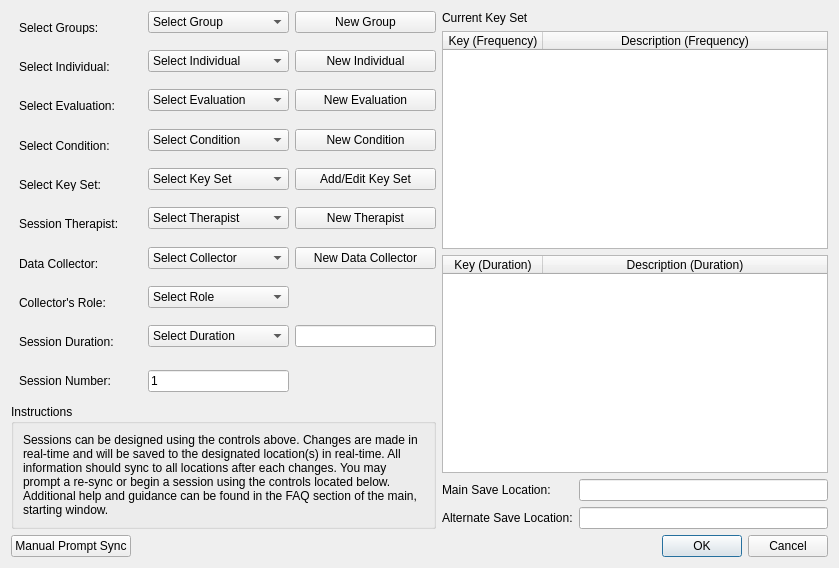
<?xml version="1.0" encoding="UTF-8"?>
<ui version="4.0">
 <class>SessionWindow</class>
 <widget class="QDialog" name="SessionWindow">
  <property name="geometry">
   <rect>
    <x>0</x>
    <y>0</y>
    <width>839</width>
    <height>568</height>
   </rect>
  </property>
  <property name="windowTitle">
   <string>Dialog</string>
  </property>
  <layout class="QVBoxLayout" name="verticalLayout">
   <property name="sizeConstraint">
    <enum>QLayout::SetDefaultConstraint</enum>
   </property>
   <item>
    <layout class="QHBoxLayout" name="topLayout">
     <property name="sizeConstraint">
      <enum>QLayout::SetDefaultConstraint</enum>
     </property>
     <item>
      <widget class="QFrame" name="frame">
       <property name="minimumSize">
        <size>
         <width>425</width>
         <height>0</height>
        </size>
       </property>
       <property name="maximumSize">
        <size>
         <width>425</width>
         <height>16777215</height>
        </size>
       </property>
       <property name="frameShape">
        <enum>QFrame::NoFrame</enum>
       </property>
       <property name="frameShadow">
        <enum>QFrame::Raised</enum>
       </property>
       <layout class="QVBoxLayout" name="verticalLayout_6">
        <property name="leftMargin">
         <number>0</number>
        </property>
        <property name="topMargin">
         <number>0</number>
        </property>
        <property name="rightMargin">
         <number>0</number>
        </property>
        <property name="bottomMargin">
         <number>0</number>
        </property>
        <item>
         <layout class="QVBoxLayout" name="verticalLayout_5">
          <item>
           <layout class="QFormLayout" name="leftPanel">
            <property name="sizeConstraint">
             <enum>QLayout::SetDefaultConstraint</enum>
            </property>
            <item row="0" column="0">
             <widget class="QLabel" name="labelGroup">
              <property name="styleSheet">
               <string notr="true">padding: 10 20 10 5;</string>
              </property>
              <property name="text">
               <string>Select Groups:</string>
              </property>
             </widget>
            </item>
            <item row="0" column="1">
             <layout class="QHBoxLayout" name="layoutGroup">
              <property name="sizeConstraint">
               <enum>QLayout::SetFixedSize</enum>
              </property>
              <item>
               <widget class="QComboBox" name="comboGroup">
                <property name="sizePolicy">
                 <sizepolicy hsizetype="MinimumExpanding" vsizetype="Fixed">
                  <horstretch>0</horstretch>
                  <verstretch>0</verstretch>
                 </sizepolicy>
                </property>
                <property name="focusPolicy">
                 <enum>Qt::TabFocus</enum>
                </property>
                <property name="styleSheet">
                 <string notr="true"/>
                </property>
                <item>
                 <property name="text">
                  <string>Select Group</string>
                 </property>
                </item>
               </widget>
              </item>
              <item>
               <widget class="QPushButton" name="buttonGroup">
                <property name="sizePolicy">
                 <sizepolicy hsizetype="MinimumExpanding" vsizetype="Fixed">
                  <horstretch>0</horstretch>
                  <verstretch>0</verstretch>
                 </sizepolicy>
                </property>
                <property name="focusPolicy">
                 <enum>Qt::ClickFocus</enum>
                </property>
                <property name="styleSheet">
                 <string notr="true"/>
                </property>
                <property name="text">
                 <string>New Group</string>
                </property>
               </widget>
              </item>
             </layout>
            </item>
            <item row="1" column="0">
             <widget class="QLabel" name="labelIndividual">
              <property name="styleSheet">
               <string notr="true">padding: 10 20 10 5;</string>
              </property>
              <property name="text">
               <string>Select Individual:</string>
              </property>
             </widget>
            </item>
            <item row="1" column="1">
             <layout class="QHBoxLayout" name="layoutIndividual">
              <item>
               <widget class="QComboBox" name="comboIndividual">
                <property name="sizePolicy">
                 <sizepolicy hsizetype="MinimumExpanding" vsizetype="Fixed">
                  <horstretch>0</horstretch>
                  <verstretch>0</verstretch>
                 </sizepolicy>
                </property>
                <property name="focusPolicy">
                 <enum>Qt::TabFocus</enum>
                </property>
                <property name="styleSheet">
                 <string notr="true"/>
                </property>
                <item>
                 <property name="text">
                  <string>Select Individual</string>
                 </property>
                </item>
               </widget>
              </item>
              <item>
               <widget class="QPushButton" name="buttonIndividual">
                <property name="sizePolicy">
                 <sizepolicy hsizetype="MinimumExpanding" vsizetype="Fixed">
                  <horstretch>0</horstretch>
                  <verstretch>0</verstretch>
                 </sizepolicy>
                </property>
                <property name="focusPolicy">
                 <enum>Qt::ClickFocus</enum>
                </property>
                <property name="styleSheet">
                 <string notr="true"/>
                </property>
                <property name="text">
                 <string>New Individual</string>
                </property>
               </widget>
              </item>
             </layout>
            </item>
            <item row="2" column="0">
             <widget class="QLabel" name="labelEvaluation">
              <property name="styleSheet">
               <string notr="true">padding: 10 20 10 5;</string>
              </property>
              <property name="text">
               <string>Select Evaluation:</string>
              </property>
             </widget>
            </item>
            <item row="2" column="1">
             <layout class="QHBoxLayout" name="layoutEvaluation">
              <item>
               <widget class="QComboBox" name="comboEvaluation">
                <property name="sizePolicy">
                 <sizepolicy hsizetype="MinimumExpanding" vsizetype="Fixed">
                  <horstretch>0</horstretch>
                  <verstretch>0</verstretch>
                 </sizepolicy>
                </property>
                <property name="focusPolicy">
                 <enum>Qt::TabFocus</enum>
                </property>
                <property name="styleSheet">
                 <string notr="true"/>
                </property>
                <item>
                 <property name="text">
                  <string>Select Evaluation</string>
                 </property>
                </item>
               </widget>
              </item>
              <item>
               <widget class="QPushButton" name="buttonEvaluation">
                <property name="sizePolicy">
                 <sizepolicy hsizetype="MinimumExpanding" vsizetype="Fixed">
                  <horstretch>0</horstretch>
                  <verstretch>0</verstretch>
                 </sizepolicy>
                </property>
                <property name="focusPolicy">
                 <enum>Qt::ClickFocus</enum>
                </property>
                <property name="styleSheet">
                 <string notr="true"/>
                </property>
                <property name="text">
                 <string>New Evaluation</string>
                </property>
               </widget>
              </item>
             </layout>
            </item>
            <item row="3" column="0">
             <widget class="QLabel" name="labelCondition">
              <property name="styleSheet">
               <string notr="true">padding: 10 20 10 5;</string>
              </property>
              <property name="text">
               <string>Select Condition:</string>
              </property>
             </widget>
            </item>
            <item row="3" column="1">
             <layout class="QHBoxLayout" name="layoutCondition">
              <item>
               <widget class="QComboBox" name="comboCondition">
                <property name="sizePolicy">
                 <sizepolicy hsizetype="MinimumExpanding" vsizetype="Fixed">
                  <horstretch>0</horstretch>
                  <verstretch>0</verstretch>
                 </sizepolicy>
                </property>
                <property name="focusPolicy">
                 <enum>Qt::TabFocus</enum>
                </property>
                <property name="styleSheet">
                 <string notr="true"/>
                </property>
                <item>
                 <property name="text">
                  <string>Select Condition</string>
                 </property>
                </item>
               </widget>
              </item>
              <item>
               <widget class="QPushButton" name="buttonCondition">
                <property name="sizePolicy">
                 <sizepolicy hsizetype="MinimumExpanding" vsizetype="Fixed">
                  <horstretch>0</horstretch>
                  <verstretch>0</verstretch>
                 </sizepolicy>
                </property>
                <property name="focusPolicy">
                 <enum>Qt::ClickFocus</enum>
                </property>
                <property name="styleSheet">
                 <string notr="true"/>
                </property>
                <property name="text">
                 <string>New Condition</string>
                </property>
               </widget>
              </item>
             </layout>
            </item>
            <item row="4" column="0">
             <widget class="QLabel" name="labelKeySet">
              <property name="styleSheet">
               <string notr="true">padding: 10 20 10 5;</string>
              </property>
              <property name="text">
               <string>Select Key Set:</string>
              </property>
             </widget>
            </item>
            <item row="4" column="1">
             <layout class="QHBoxLayout" name="layoutKeySet">
              <item>
               <widget class="QComboBox" name="comboKeySet">
                <property name="sizePolicy">
                 <sizepolicy hsizetype="MinimumExpanding" vsizetype="Fixed">
                  <horstretch>0</horstretch>
                  <verstretch>0</verstretch>
                 </sizepolicy>
                </property>
                <property name="focusPolicy">
                 <enum>Qt::TabFocus</enum>
                </property>
                <property name="styleSheet">
                 <string notr="true"/>
                </property>
                <item>
                 <property name="text">
                  <string>Select Key Set</string>
                 </property>
                </item>
               </widget>
              </item>
              <item>
               <widget class="QPushButton" name="buttonKeySet">
                <property name="sizePolicy">
                 <sizepolicy hsizetype="MinimumExpanding" vsizetype="Fixed">
                  <horstretch>0</horstretch>
                  <verstretch>0</verstretch>
                 </sizepolicy>
                </property>
                <property name="focusPolicy">
                 <enum>Qt::ClickFocus</enum>
                </property>
                <property name="styleSheet">
                 <string notr="true"/>
                </property>
                <property name="text">
                 <string>Add/Edit Key Set</string>
                </property>
               </widget>
              </item>
             </layout>
            </item>
            <item row="5" column="0">
             <widget class="QLabel" name="labelTherapist">
              <property name="styleSheet">
               <string notr="true">padding: 10 20 10 5;</string>
              </property>
              <property name="text">
               <string>Session Therapist:</string>
              </property>
             </widget>
            </item>
            <item row="5" column="1">
             <layout class="QHBoxLayout" name="layoutTherapist">
              <item>
               <widget class="QComboBox" name="comboTherapist">
                <property name="sizePolicy">
                 <sizepolicy hsizetype="MinimumExpanding" vsizetype="Fixed">
                  <horstretch>0</horstretch>
                  <verstretch>0</verstretch>
                 </sizepolicy>
                </property>
                <property name="focusPolicy">
                 <enum>Qt::TabFocus</enum>
                </property>
                <property name="styleSheet">
                 <string notr="true"/>
                </property>
                <item>
                 <property name="text">
                  <string>Select Therapist</string>
                 </property>
                </item>
               </widget>
              </item>
              <item>
               <widget class="QPushButton" name="buttonTherapist">
                <property name="sizePolicy">
                 <sizepolicy hsizetype="MinimumExpanding" vsizetype="Fixed">
                  <horstretch>0</horstretch>
                  <verstretch>0</verstretch>
                 </sizepolicy>
                </property>
                <property name="focusPolicy">
                 <enum>Qt::ClickFocus</enum>
                </property>
                <property name="styleSheet">
                 <string notr="true"/>
                </property>
                <property name="text">
                 <string>New Therapist</string>
                </property>
               </widget>
              </item>
             </layout>
            </item>
            <item row="6" column="0">
             <widget class="QLabel" name="labelCollector">
              <property name="styleSheet">
               <string notr="true">padding: 10 20 10 5;</string>
              </property>
              <property name="text">
               <string>Data Collector:</string>
              </property>
             </widget>
            </item>
            <item row="6" column="1">
             <layout class="QHBoxLayout" name="layoutCollector">
              <item>
               <widget class="QComboBox" name="comboCollector">
                <property name="sizePolicy">
                 <sizepolicy hsizetype="MinimumExpanding" vsizetype="Fixed">
                  <horstretch>0</horstretch>
                  <verstretch>0</verstretch>
                 </sizepolicy>
                </property>
                <property name="focusPolicy">
                 <enum>Qt::TabFocus</enum>
                </property>
                <property name="styleSheet">
                 <string notr="true"/>
                </property>
                <item>
                 <property name="text">
                  <string>Select Collector</string>
                 </property>
                </item>
               </widget>
              </item>
              <item>
               <widget class="QPushButton" name="buttonCollector">
                <property name="sizePolicy">
                 <sizepolicy hsizetype="MinimumExpanding" vsizetype="Fixed">
                  <horstretch>0</horstretch>
                  <verstretch>0</verstretch>
                 </sizepolicy>
                </property>
                <property name="focusPolicy">
                 <enum>Qt::ClickFocus</enum>
                </property>
                <property name="styleSheet">
                 <string notr="true"/>
                </property>
                <property name="text">
                 <string>New Data Collector</string>
                </property>
               </widget>
              </item>
             </layout>
            </item>
            <item row="7" column="0">
             <widget class="QLabel" name="labelRole">
              <property name="styleSheet">
               <string notr="true">padding: 10 20 10 5;</string>
              </property>
              <property name="text">
               <string>Collector's Role:</string>
              </property>
             </widget>
            </item>
            <item row="7" column="1">
             <layout class="QHBoxLayout" name="layoutRole">
              <item>
               <widget class="QComboBox" name="comboRole">
                <property name="sizePolicy">
                 <sizepolicy hsizetype="MinimumExpanding" vsizetype="Fixed">
                  <horstretch>0</horstretch>
                  <verstretch>0</verstretch>
                 </sizepolicy>
                </property>
                <property name="focusPolicy">
                 <enum>Qt::TabFocus</enum>
                </property>
                <property name="autoFillBackground">
                 <bool>false</bool>
                </property>
                <property name="styleSheet">
                 <string notr="true"/>
                </property>
                <item>
                 <property name="text">
                  <string>Select Role</string>
                 </property>
                </item>
                <item>
                 <property name="text">
                  <string>Primary</string>
                 </property>
                </item>
                <item>
                 <property name="text">
                  <string>Reliability</string>
                 </property>
                </item>
               </widget>
              </item>
              <item>
               <widget class="QLabel" name="holderRole">
                <property name="sizePolicy">
                 <sizepolicy hsizetype="MinimumExpanding" vsizetype="Fixed">
                  <horstretch>0</horstretch>
                  <verstretch>0</verstretch>
                 </sizepolicy>
                </property>
                <property name="styleSheet">
                 <string notr="true"/>
                </property>
                <property name="text">
                 <string/>
                </property>
               </widget>
              </item>
             </layout>
            </item>
            <item row="8" column="0">
             <widget class="QLabel" name="label">
              <property name="styleSheet">
               <string notr="true">padding: 10 20 10 5;</string>
              </property>
              <property name="text">
               <string>Session Duration:</string>
              </property>
             </widget>
            </item>
            <item row="8" column="1">
             <layout class="QHBoxLayout" name="layoutSessionDuration">
              <item>
               <widget class="QComboBox" name="comboSessionDuration">
                <property name="sizePolicy">
                 <sizepolicy hsizetype="MinimumExpanding" vsizetype="Fixed">
                  <horstretch>0</horstretch>
                  <verstretch>0</verstretch>
                 </sizepolicy>
                </property>
                <property name="focusPolicy">
                 <enum>Qt::TabFocus</enum>
                </property>
                <property name="styleSheet">
                 <string notr="true"/>
                </property>
                <item>
                 <property name="text">
                  <string>Select Duration</string>
                 </property>
                </item>
                <item>
                 <property name="text">
                  <string>1 Minute</string>
                 </property>
                </item>
                <item>
                 <property name="text">
                  <string>5 Minutes</string>
                 </property>
                </item>
                <item>
                 <property name="text">
                  <string>10 Minutes</string>
                 </property>
                </item>
                <item>
                 <property name="text">
                  <string>15 Minutes</string>
                 </property>
                </item>
                <item>
                 <property name="text">
                  <string>20 Minutes</string>
                 </property>
                </item>
                <item>
                 <property name="text">
                  <string>25 Minutes</string>
                 </property>
                </item>
                <item>
                 <property name="text">
                  <string>30 Minutes</string>
                 </property>
                </item>
                <item>
                 <property name="text">
                  <string>60 Minutes</string>
                 </property>
                </item>
                <item>
                 <property name="text">
                  <string>90 Minutes</string>
                 </property>
                </item>
                <item>
                 <property name="text">
                  <string>120 Minutes</string>
                 </property>
                </item>
                <item>
                 <property name="text">
                  <string>Custom</string>
                 </property>
                </item>
               </widget>
              </item>
              <item>
               <widget class="QLineEdit" name="editSessionDuration">
                <property name="enabled">
                 <bool>true</bool>
                </property>
                <property name="sizePolicy">
                 <sizepolicy hsizetype="MinimumExpanding" vsizetype="Fixed">
                  <horstretch>0</horstretch>
                  <verstretch>0</verstretch>
                 </sizepolicy>
                </property>
                <property name="styleSheet">
                 <string notr="true"/>
                </property>
                <property name="readOnly">
                 <bool>false</bool>
                </property>
               </widget>
              </item>
             </layout>
            </item>
            <item row="9" column="0">
             <widget class="QLabel" name="labelSessionNumber">
              <property name="styleSheet">
               <string notr="true">padding: 10 20 10 5;</string>
              </property>
              <property name="text">
               <string>Session Number:</string>
              </property>
             </widget>
            </item>
            <item row="9" column="1">
             <layout class="QHBoxLayout" name="layoutSessionNumber">
              <item>
               <widget class="QLineEdit" name="editSessionNumber">
                <property name="sizePolicy">
                 <sizepolicy hsizetype="MinimumExpanding" vsizetype="Fixed">
                  <horstretch>0</horstretch>
                  <verstretch>0</verstretch>
                 </sizepolicy>
                </property>
                <property name="mouseTracking">
                 <bool>true</bool>
                </property>
                <property name="focusPolicy">
                 <enum>Qt::StrongFocus</enum>
                </property>
                <property name="styleSheet">
                 <string notr="true"/>
                </property>
                <property name="text">
                 <string>1</string>
                </property>
                <property name="readOnly">
                 <bool>false</bool>
                </property>
               </widget>
              </item>
              <item>
               <widget class="QLabel" name="holderSessionNumber">
                <property name="sizePolicy">
                 <sizepolicy hsizetype="MinimumExpanding" vsizetype="Preferred">
                  <horstretch>0</horstretch>
                  <verstretch>0</verstretch>
                 </sizepolicy>
                </property>
                <property name="styleSheet">
                 <string notr="true"/>
                </property>
                <property name="text">
                 <string/>
                </property>
               </widget>
              </item>
             </layout>
            </item>
           </layout>
          </item>
          <item>
           <widget class="QGroupBox" name="groupBox">
            <property name="title">
             <string>Instructions</string>
            </property>
            <layout class="QVBoxLayout" name="verticalLayout_7">
             <item>
              <widget class="QLabel" name="label_3">
               <property name="text">
                <string>&lt;html&gt;&lt;head/&gt;&lt;body&gt;&lt;p&gt;Sessions can be designed using the controls above. Changes are made in real-time and will be saved to the designated location(s) in real-time. All information should sync to all locations after each changes. You may prompt a re-sync or begin a session using the controls located below. Additional help and guidance can be found in the FAQ section of the main, starting window.&lt;/p&gt;&lt;/body&gt;&lt;/html&gt;</string>
               </property>
               <property name="alignment">
                <set>Qt::AlignLeading|Qt::AlignLeft|Qt::AlignTop</set>
               </property>
               <property name="wordWrap">
                <bool>true</bool>
               </property>
              </widget>
             </item>
            </layout>
           </widget>
          </item>
         </layout>
        </item>
       </layout>
      </widget>
     </item>
     <item>
      <layout class="QVBoxLayout" name="verticalLayout_4">
       <item>
        <widget class="QLabel" name="label_2">
         <property name="sizePolicy">
          <sizepolicy hsizetype="Fixed" vsizetype="Preferred">
           <horstretch>0</horstretch>
           <verstretch>0</verstretch>
          </sizepolicy>
         </property>
         <property name="text">
          <string>Current Key Set</string>
         </property>
        </widget>
       </item>
       <item>
        <widget class="QTableWidget" name="tableFrequency">
         <property name="focusPolicy">
          <enum>Qt::NoFocus</enum>
         </property>
         <property name="editTriggers">
          <set>QAbstractItemView::NoEditTriggers</set>
         </property>
         <property name="alternatingRowColors">
          <bool>true</bool>
         </property>
         <attribute name="horizontalHeaderStretchLastSection">
          <bool>true</bool>
         </attribute>
         <attribute name="verticalHeaderVisible">
          <bool>false</bool>
         </attribute>
         <column>
          <property name="text">
           <string>Key (Frequency)</string>
          </property>
         </column>
         <column>
          <property name="text">
           <string>Description (Frequency)</string>
          </property>
         </column>
        </widget>
       </item>
       <item>
        <widget class="QTableWidget" name="tableDuration">
         <property name="sizePolicy">
          <sizepolicy hsizetype="MinimumExpanding" vsizetype="Expanding">
           <horstretch>0</horstretch>
           <verstretch>0</verstretch>
          </sizepolicy>
         </property>
         <property name="focusPolicy">
          <enum>Qt::NoFocus</enum>
         </property>
         <property name="editTriggers">
          <set>QAbstractItemView::NoEditTriggers</set>
         </property>
         <property name="alternatingRowColors">
          <bool>true</bool>
         </property>
         <attribute name="horizontalHeaderCascadingSectionResizes">
          <bool>false</bool>
         </attribute>
         <attribute name="horizontalHeaderStretchLastSection">
          <bool>true</bool>
         </attribute>
         <attribute name="verticalHeaderVisible">
          <bool>false</bool>
         </attribute>
         <column>
          <property name="text">
           <string>Key (Duration)</string>
          </property>
         </column>
         <column>
          <property name="text">
           <string>Description (Duration)</string>
          </property>
         </column>
        </widget>
       </item>
       <item>
        <layout class="QFormLayout" name="formLayout">
         <item row="0" column="0">
          <widget class="QLabel" name="labelSaveLocation">
           <property name="text">
            <string>Main Save Location:</string>
           </property>
          </widget>
         </item>
         <item row="0" column="1">
          <widget class="QLineEdit" name="editSaveLocation">
           <property name="focusPolicy">
            <enum>Qt::NoFocus</enum>
           </property>
           <property name="readOnly">
            <bool>true</bool>
           </property>
          </widget>
         </item>
         <item row="1" column="0">
          <widget class="QLabel" name="labelAlternativeLocation">
           <property name="text">
            <string>Alternate Save Location:</string>
           </property>
          </widget>
         </item>
         <item row="1" column="1">
          <widget class="QLineEdit" name="editAlternativeSaveLocation">
           <property name="focusPolicy">
            <enum>Qt::NoFocus</enum>
           </property>
           <property name="readOnly">
            <bool>true</bool>
           </property>
          </widget>
         </item>
        </layout>
       </item>
      </layout>
     </item>
    </layout>
   </item>
   <item>
    <layout class="QHBoxLayout" name="horizontalLayout">
     <item>
      <widget class="QPushButton" name="pushButtonSync">
       <property name="sizePolicy">
        <sizepolicy hsizetype="Maximum" vsizetype="Fixed">
         <horstretch>0</horstretch>
         <verstretch>0</verstretch>
        </sizepolicy>
       </property>
       <property name="text">
        <string>Manual Prompt Sync</string>
       </property>
      </widget>
     </item>
     <item>
      <widget class="QLabel" name="labelStatus">
       <property name="text">
        <string/>
       </property>
      </widget>
     </item>
     <item>
      <widget class="QDialogButtonBox" name="buttonBox">
       <property name="sizePolicy">
        <sizepolicy hsizetype="Maximum" vsizetype="Fixed">
         <horstretch>0</horstretch>
         <verstretch>0</verstretch>
        </sizepolicy>
       </property>
       <property name="orientation">
        <enum>Qt::Horizontal</enum>
       </property>
       <property name="standardButtons">
        <set>QDialogButtonBox::Cancel|QDialogButtonBox::Ok</set>
       </property>
      </widget>
     </item>
    </layout>
   </item>
  </layout>
 </widget>
 <resources/>
 <connections>
  <connection>
   <sender>buttonBox</sender>
   <signal>rejected()</signal>
   <receiver>SessionWindow</receiver>
   <slot>reject()</slot>
   <hints>
    <hint type="sourcelabel">
     <x>316</x>
     <y>260</y>
    </hint>
    <hint type="destinationlabel">
     <x>286</x>
     <y>274</y>
    </hint>
   </hints>
  </connection>
 </connections>
</ui>
